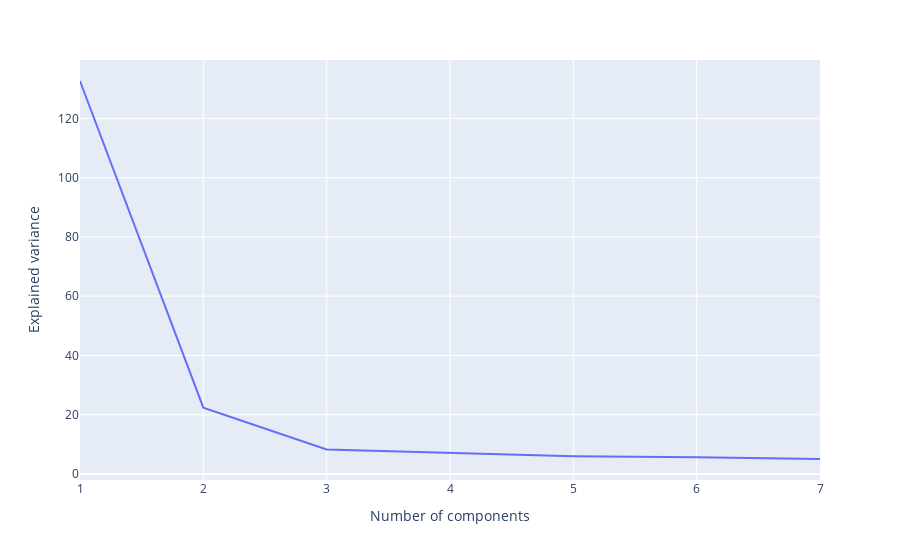

The notebook cell this image was saved under:
### Code cell
df = pd.DataFrame({
    "Number of components": range(1, pca.n_components+1),
    "Explained variance": pca.explained_variance_
})
px.line(df, x="Number of components", y="Explained variance")

### Figure 1 — Plotly figure (JSON) as saved in the notebook; plotly's stock layout.template omitted (floating-point values rounded to 4 significant figures)
{"data": [{"hovertemplate": "Number of components=%{x}<br>Explained variance=%{y}<extra></extra>", "legendgroup": "", "line": {"color": "#636efa", "dash": "solid"}, "marker": {"symbol": "circle"}, "mode": "lines", "name": "", "orientation": "v", "showlegend": false, "type": "scatter", "x": [1, 2, 3, 4, 5, 6, 7], "xaxis": "x", "y": [132.6, 22.34, 8.218, 7.117, 5.966, 5.617, 5.035], "yaxis": "y"}], "layout": {"legend": {"tracegroupgap": 0}, "margin": {"t": 60}, "xaxis": {"anchor": "y", "domain": [0, 1], "title": {"text": "Number of components"}}, "yaxis": {"anchor": "x", "domain": [0, 1], "title": {"text": "Explained variance"}}}}
